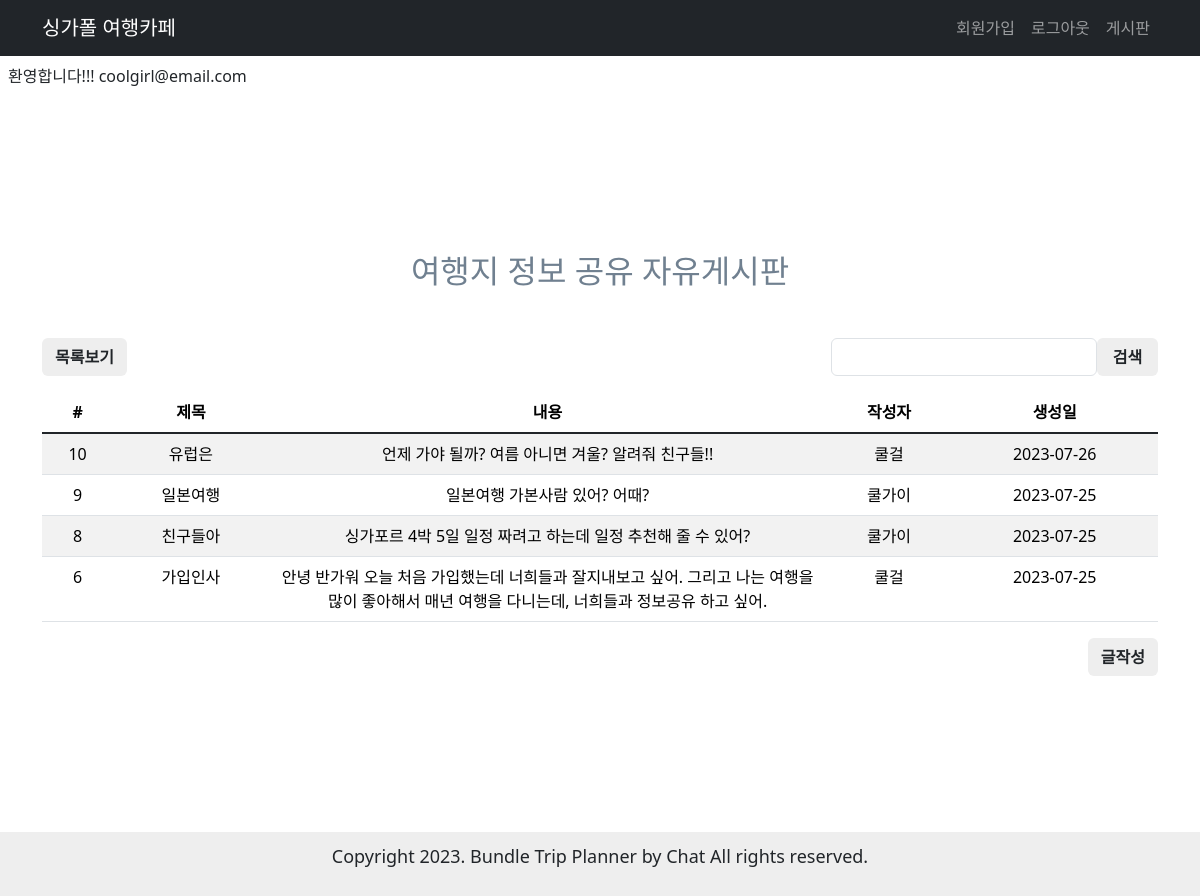
Page /blog/ (signed in) on the committed database.
### user/models.py (models this page shows)
class User(AbstractUser):
    username = None
    name = models.CharField(max_length=30)
    email = models.EmailField(unique=True, max_length=255)
    is_staff = models.BooleanField(default=False)
    is_superuser = models.BooleanField(default=False)
    is_active = models.BooleanField(default=True)
    last_login = models.DateTimeField(null=True, blank=True)
    date_joined = models.DateTimeField(auto_now_add=True)
    USERNAME_FIELD = 'email'
    EMAIL_FIELD = 'email'
    REQUIRED_FIELDS = []
    objects = UserManager()

### blog/models.py (models this page shows)
class Post(models.Model):
    title = models.CharField(max_length=30)
    content = models.TextField()
    created_at = models.DateTimeField(auto_now_add=True)
    updated_at = models.DateTimeField(auto_now=True)
    user = models.ForeignKey(User, on_delete=models.CASCADE)
    tags = models.ManyToManyField('Hashtag', blank=True)

### blog/views.py (the view)
# urls.py: path('', views.PostList.as_view(), name='list'),
class PostList(ListView):
    model = Post
    ordering = '-pk'
    def get_context_data(self, **kwargs):
        context = super(PostList, self).get_context_data(**kwargs)
        return context
    def get_queryset(self):
        queryset = super().get_queryset()
        search_keyword = self.request.GET.get('q')
        if search_keyword:
            queryset = queryset.filter(
                Q(title__icontains=search_keyword) | Q(content__icontains=search_keyword) | Q(tags__name__icontains=search_keyword)).distinct()
        return queryset

### blog/templates/blog/post_list.html (shortened to what this page needs)
{% extends "base.html" %}
{% block content %}
<div class="container blog-container">
    <h2 class="main-title mb-5">여행지 정보 공유 자유게시판</h2>
        <div class="search-list-section mb-3">
            <a href="{% url 'blog:list' %}" class="btn">목록보기</a>
           <div class="blog-search">
                <input type="text" name="q" id="search-input" class="form-control">
                <button id="search-btn" class="btn search-b">검색</button>
           </div>
        </div>
    {% if post_list %}
            <table class="table table-striped">
                <thead>
                    <tr>
                        <th>#</th>
                        <th>제목</th>
                        <th>내용</th>
                        <th >작성자</th>
                        <th>생성일</th>
                    </tr>
                </thead>
                <tbody class="table-group-divider">
                    {% for post in post_list %}
                        <tr>
                            <td class="col text-center"> {{ post.id }} </td>
                            <td class="col"><a href="{% url 'blog:detail' pk=post.pk %}">{{ post.title }}</a></td>
                            <td class="col-6">{{ post.content }}</td>
                            <td class="col">{{ post.user.name }}</td>
                            <td class="col">{{ post.created_at|date:"Y-m-d" }}</td>
                        </tr>
                    {% endfor %}
                </tbody>
            </table>
    {% else %}
        <p>작성된 게시물이 없습니다.</p>
    {% endif %}
        <div class="write-section mb-3">
            <form action="{% url 'blog:write' %}" method="get">
                <input type="submit" value="글작성" class="btn">
            </form>
        </div>
</div>
{% endblock %}

### templates/base.html (shortened to what this page needs)
<!DOCTYPE html>
{% load static %}
{% load django_bootstrap5 %}
<html lang="ko">
<head>
    {% bootstrap_css %}
    <link rel="stylesheet" href="{% static 'blog/style.css' %}">
    <link rel="stylesheet" href="{% static 'user/style.css' %}">
    <link rel="stylesheet" href="{% static 'main/style.css' %}">
</head>
<body>
    <header>
        {% if user.is_authenticated %}
        <nav class="navbar navbar-expand-lg navbar-dark bg-dark">
            <div class="container">
                <a class="navbar-brand" href="/">싱가폴 여행카페</a>
                <div class="collapse navbar-collapse" id="navbarSupportedContent">
                    <ul class="navbar-nav ms-auto mb-2 mb-lg-0">
                        <li class="nav-item"><a class="nav-link" href="{% url 'user:register' %}">회원가입</a></li>
                        <li class="nav-item"><a class="nav-link" href="{% url 'user:logout' %}">로그아웃</a></li>
                        <li class="nav-item"><a class="nav-link" href="{% url 'blog:list' %}">게시판</a></li>
                    </ul>
                </div>
            </div>
        </nav>
        <div class="d-flex p-2">
            <p class="me-3">환영합니다!!! {{ user.email }} </p>
        </div>
        {% endif %}
    </header>
    <main class="main-container flex-grow-1">
        {% block content %}
        {% endblock %}
    </main>
    <footer class="text-center footer mt-auto py-3">
        <p>Copyright 2023. Bundle Trip Planner by Chat All rights reserved.</p>
    </footer>
</body>
</html>

### blog/static/blog/style.css (style rules this page uses)
.main-title { color: slategrey; }
.blog-container { width: 1200px; }
.search-list-section { display: flex; flex-direction: row; justify-content: space-between; }
.write-section { display: flex; flex-direction: row; justify-content: flex-end; }
.blog-search { display: flex; }
.search-b { width: 70px; }

### main/static/main/style.css (style rules this page uses)
body, h1, h2, fieldset, ul { padding: 0; margin: 0; list-style-type: none; }
a { text-decoration: none; color: inherit; }
input, textarea, select { box-sizing: border-box; }
select:enabled, button:enabled { cursor: pointer; }
.main-container { min-width: 1200px; height: 90vh; display: flex; flex-direction: column; justify-content: center; align-items: center; text-align: center; }
.footer { display: flex; flex-direction: column; justify-content: center; text-align: center; background: #eeeeee; font-size: large; height: 8vh; }
.btn { font-weight: 700; background-color: #eeeeee; }

### rows in the picture
User: email "coolgirl@email.com"
Post: id "10", title "유럽은", content "언제 가야 될까? 여름 아니면 겨울? 알려줘 친구들!!", user.name "쿨걸", created_at "2023-07-26"
Post: id "9", title "일본여행", content "일본여행 가본사람 있어? 어때?", user.name "쿨가이", created_at "2023-07-25"
Post: id "8", title "친구들아", content "싱가포르 4박 5일 일정 짜려고 하는데 일정 추천해 줄 수 있어?", user.name "쿨가이", created_at "2023-07-25"
Post: id "6", title "가입인사", content "안녕 반가워 오늘 처음 가입했는데 너희들과 잘지내보고 싶어. 그리고 나는 여행을 많이 좋아해서 매년 여행을 다니는데, 너희들과 정보공유 하고 싶어.", user.name "쿨걸", created_at "2023-07-25"
